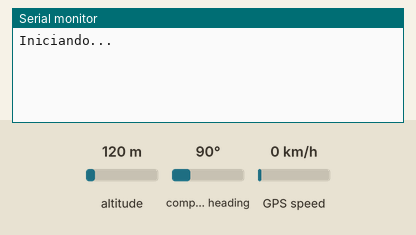
Recording of a sketch running on a simulated Arduino Uno, built with avr-gcc and run on an emulated ATmega328P. Parts: the last lines printed to the serial monitor. Inputs (shaded band) come from the test bench; at power-on: altitude 120 m, GPS speed 0 km/h, compass heading 90°. The GPS gets a fix after 3 s at 37.7749, -122.4194 with 8 satellites.

Above: at 1.2 s.
1.3 s: altitude set to 20 m
At 3.5 s:
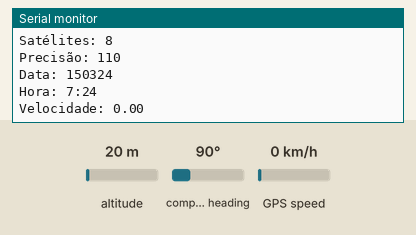
4.5 s: GPS speed set to 2 km/h
At 5.8 s:
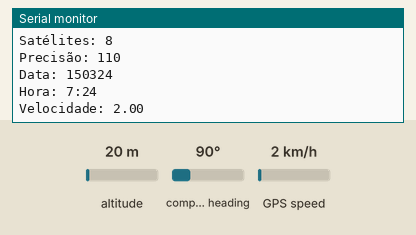

The sketch:

primeiro_teste.ino
```cpp
#include <TinyGPS++.h>
#include <SoftwareSerial.h>

// Defina os pinos para o SoftwareSerial
static const int RXPin = 2, TXPin = 3;
static const uint32_t GPSBaud = 9600;

// Crie uma instância do objeto TinyGPS++
TinyGPSPlus gps;

// Crie uma instância do SoftwareSerial
SoftwareSerial ss(RXPin, TXPin);

void setup() {
  // Inicialize a comunicação serial para depuração
  Serial.begin(115200);
  // Inicialize a comunicação serial com o módulo GPS
  ss.begin(GPSBaud);

  Serial.println(F("Iniciando..."));
}

void loop() {
  // Tente ler dados do GPS
  while (ss.available() > 0) {
    char c = ss.read();
    // Serial.write(c); // Imprime os dados brutos do GPS para depuração
    gps.encode(c);
  }


  // Se houver uma nova localização disponível, imprima os dados
  if (gps.location.isUpdated()) {
    Serial.print(F("Latitude: "));
    Serial.println(gps.location.lat(), 6);
    Serial.print(F("Longitude: "));
    Serial.println(gps.location.lng(), 6);
    Serial.print(F("Altitude: "));
    Serial.println(gps.altitude.meters());
    Serial.print(F("Satélites: "));
    Serial.println(gps.satellites.value());
    Serial.print(F("Precisão: "));
    Serial.println(gps.hdop.value());
    Serial.print(F("Data: "));
    Serial.println(gps.date.value());
    Serial.print(F("Hora: "));
    Serial.print(gps.time.hour()-3);
    Serial.print(F(":"));
    Serial.println(gps.time.minute());
    Serial.print(F("Velocidade: "));
    Serial.println(gps.speed.kmph());
    Serial.println();
  }
}
```

Measured:
- after the input at 1.3 s, the serial monitor: prints a new line after 1.7 s (image 1)
- after the input at 4.5 s, the serial monitor: prints a new line after 0.54 s (image 2)
